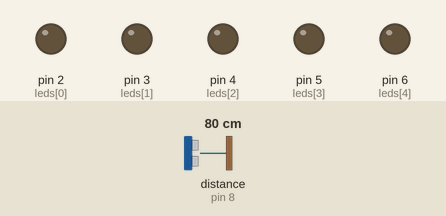
A sketch run on a simulated Arduino Uno, built with avr-gcc and run on an emulated ATmega328P. On the bench: output pins drawn as LEDs (lit = HIGH). Wiring (inferred from the names in the program): ultrasonic range finder: trigger pin 9; echo pin 8. The test bench sets the inputs (shaded band); at power-on: distance to the obstacle (sensor on pin 8) 80 cm. The echo pulse lasts 58.3 µs per cm; pins used as bus, display or sensor lines are not drawn.

Above: at 1.2 s.
1.3 s: distance to the obstacle (sensor on pin 8) set to 39 cm
2.8 s: distance to the obstacle (sensor on pin 8) set to 34 cm
At 4.0 s:
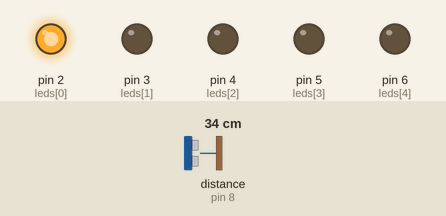
4.3 s: distance to the obstacle (sensor on pin 8) set to 29 cm
At 5.2 s:
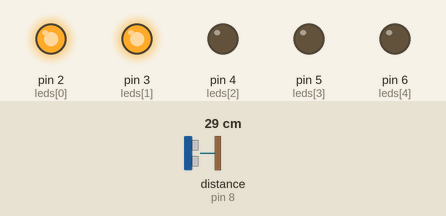
5.8 s: distance to the obstacle (sensor on pin 8) set to 24 cm
At 6.3 s:
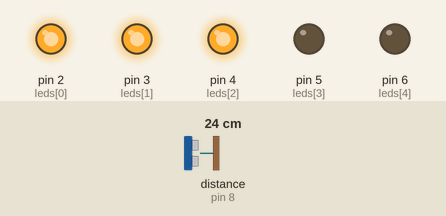
7.3 s: distance to the obstacle (sensor on pin 8) set to 2 cm
At 8.5 s:
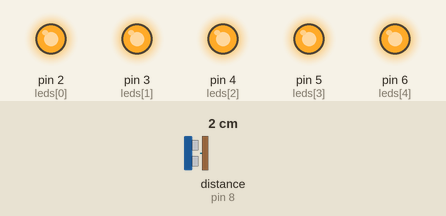
8.8 s: distance to the obstacle (sensor on pin 8) set to 35 cm
At 9.8 s:
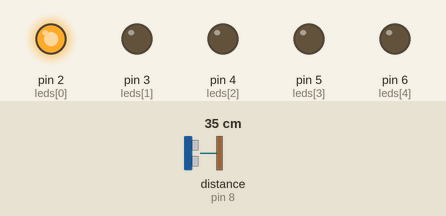
Timing chart, 0 to 11.3 s (numbered marks = the images above; inputs shaded):
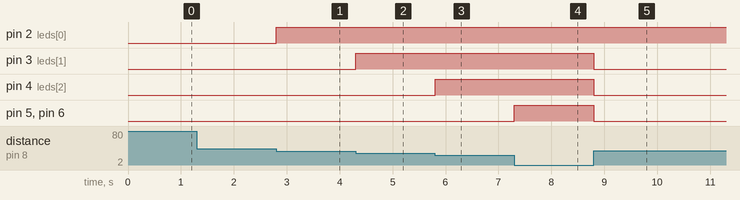

The sketch:

sketch_jan26a_copy_20260705164817.ino
```cpp
const byte trigpin = 9;
const byte echopin = 8;
const byte leds[] = {2, 3, 4, 5, 6};
const byte values[] = {35, 30, 25, 20, 15};

void setup() {
  pinMode(trigpin, OUTPUT);
  pinMode(echopin, INPUT);
  for(int i = 0; i < 5; i++){
    pinMode(leds[i], OUTPUT);
  }
}

void loop() {
  digitalWrite(trigpin, LOW);
  delayMicroseconds(2);
  digitalWrite(trigpin, HIGH);
  delayMicroseconds(10);
  digitalWrite(trigpin, LOW);

   long distance = pulseIn(echopin, HIGH, 20000);

    for(int i = 0; i < 5; i++){
      long duration = distance * 0.034 / 2;
    if(duration <= values[i] && duration > 0){
      digitalWrite(leds[i], HIGH);
    }
    else{
      digitalWrite(leds[i], LOW);
    }
  }
}
```

Measured:
- the behaviour switches between 37 and 36 cm on distance to the obstacle (sensor on pin 8) (found by bisection; images 0 and 1)
- the behaviour switches between 32 and 31 cm on distance to the obstacle (sensor on pin 8) (found by bisection; images 1 and 2)
- the behaviour switches between 27 and 26 cm on distance to the obstacle (sensor on pin 8) (found by bisection; images 2 and 3)
- after the input at 1.3 s, every drawn part: stays the same
- after the input at 2.8 s, pin 2 (leds[0]): LOW → HIGH at once
- after the input at 4.3 s, pin 3 (leds[1]): LOW → HIGH at once
- after the input at 5.8 s, pin 4 (leds[2]): LOW → HIGH at once
- after the input at 7.3 s, pin 5 (leds[3]), pin 6 (leds[4]): LOW → HIGH at once
- after the input at 8.8 s, pin 3 (leds[1]), pin 4 (leds[2]), pin 5 (leds[3]), pin 6 (leds[4]): HIGH → LOW at once
